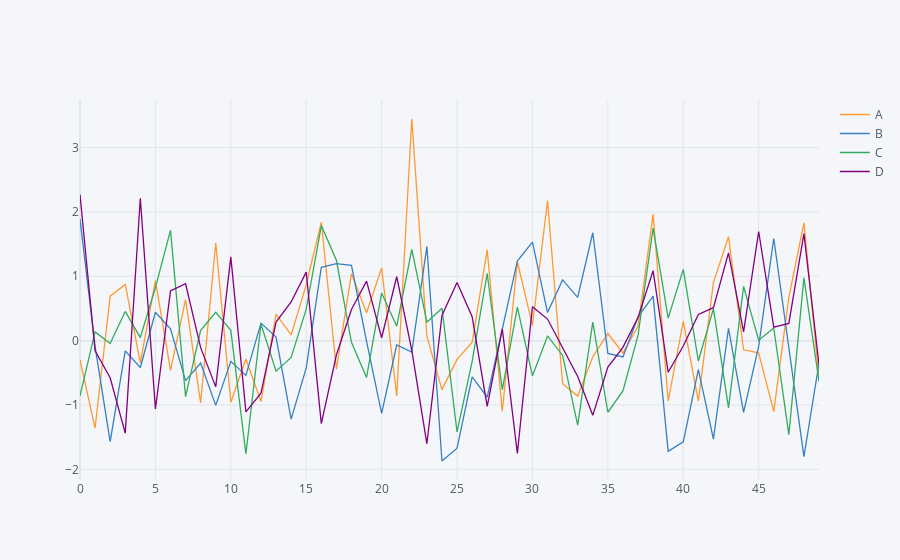

The code cell stored with this chart in its notebook:
### Markdown cell above
## Basics

### Code cell
arr_1=np.random.randn(50,4)
df_1=pd.DataFrame(arr_1, columns=['A','B','C','D'])
df_1.head()
df_1.iplot(kind='scatter')

### Figure 1 — Plotly figure (JSON) as saved in the notebook; plotly's stock layout.template omitted (floating-point values rounded to 4 significant figures)
{"data": [{"line": {"color": "rgba(255, 153, 51, 1.0)", "dash": "solid", "shape": "linear", "width": 1.3}, "mode": "lines", "name": "A", "text": "", "type": "scatter", "x": [0, 1, 2, 3, 4, 5, 6, 7, 8, 9, 10, 11, 12, 13, 14, 15, 16, 17, 18, 19, 20, 21, 22, 23, 24, 25, 26, 27, 28, 29, 30, 31, 32, 33, 34, 35, 36, 37, 38, 39, 40, 41, 42, 43, 44, 45, 46, 47, 48, 49], "y": [-0.3042, -1.358, 0.6918, 0.8736, -0.3454, 0.9323, -0.4607, 0.638, -0.9662, 1.518, -0.9575, -0.2858, -0.946, 0.4117, 0.08838, 0.8708, 1.84, -0.4424, 1.04, 0.4333, 1.128, -0.858, 3.444, 0.07037, -0.7609, -0.2919, -0.02846, 1.411, -1.098, 1.226, 0.2365, 2.171, -0.6705, -0.8613, -0.2511, 0.1113, -0.1919, 0.2219, 1.966, -0.9371, 0.298, -0.9399, 0.903, 1.614, -0.1423, -0.189, -1.102, 0.6728, 1.831, -0.5867]}, {"line": {"color": "rgba(55, 128, 191, 1.0)", "dash": "solid", "shape": "linear", "width": 1.3}, "mode": "lines", "name": "B", "text": "", "type": "scatter", "x": [0, 1, 2, 3, 4, 5, 6, 7, 8, 9, 10, 11, 12, 13, 14, 15, 16, 17, 18, 19, 20, 21, 22, 23, 24, 25, 26, 27, 28, 29, 30, 31, 32, 33, 34, 35, 36, 37, 38, 39, 40, 41, 42, 43, 44, 45, 46, 47, 48, 49], "y": [1.888, -0.09012, -1.569, -0.1595, -0.418, 0.4408, 0.182, -0.6206, -0.3478, -1.005, -0.3222, -0.5404, 0.2724, 0.05613, -1.221, -0.4242, 1.139, 1.197, 1.171, -0.009905, -1.129, -0.06768, -0.1764, 1.464, -1.87, -1.671, -0.5616, -0.8773, 0.1785, 1.237, 1.53, 0.4359, 0.9436, 0.6724, 1.677, -0.1982, -0.2532, 0.3681, 0.6926, -1.72, -1.574, -0.4518, -1.53, 0.1922, -1.116, -0.08802, 1.587, -0.1037, -1.802, -0.352]}, {"line": {"color": "rgba(50, 171, 96, 1.0)", "dash": "solid", "shape": "linear", "width": 1.3}, "mode": "lines", "name": "C", "text": "", "type": "scatter", "x": [0, 1, 2, 3, 4, 5, 6, 7, 8, 9, 10, 11, 12, 13, 14, 15, 16, 17, 18, 19, 20, 21, 22, 23, 24, 25, 26, 27, 28, 29, 30, 31, 32, 33, 34, 35, 36, 37, 38, 39, 40, 41, 42, 43, 44, 45, 46, 47, 48, 49], "y": [-0.859, 0.1354, -0.04443, 0.4542, 0.04803, 0.8251, 1.714, -0.8706, 0.159, 0.441, 0.1595, -1.76, 0.254, -0.4741, -0.2603, 0.4904, 1.787, 1.248, -0.02663, -0.5724, 0.7415, 0.2251, 1.418, 0.287, 0.5033, -1.419, -0.3269, 1.044, -0.7636, 0.5211, -0.5491, 0.07328, -0.2296, -1.312, 0.2889, -1.113, -0.7815, 0.08121, 1.75, 0.3506, 1.107, -0.3159, 0.4972, -1.044, 0.8422, 0.006861, 0.1969, -1.46, 0.9749, -0.6335]}, {"line": {"color": "rgba(128, 0, 128, 1.0)", "dash": "solid", "shape": "linear", "width": 1.3}, "mode": "lines", "name": "D", "text": "", "type": "scatter", "x": [0, 1, 2, 3, 4, 5, 6, 7, 8, 9, 10, 11, 12, 13, 14, 15, 16, 17, 18, 19, 20, 21, 22, 23, 24, 25, 26, 27, 28, 29, 30, 31, 32, 33, 34, 35, 36, 37, 38, 39, 40, 41, 42, 43, 44, 45, 46, 47, 48, 49], "y": [2.269, -0.1576, -0.5765, -1.438, 2.214, -1.062, 0.7724, 0.884, -0.109, -0.7185, 1.301, -1.107, -0.8154, 0.2894, 0.6012, 1.065, -1.29, -0.2232, 0.4838, 0.9248, 0.04487, 0.9932, -0.1529, -1.603, 0.3921, 0.904, 0.3729, -1.02, 0.1843, -1.751, 0.5276, 0.3352, -0.11, -0.5568, -1.161, -0.4116, -0.1046, 0.3577, 1.087, -0.4911, -0.08341, 0.4059, 0.5123, 1.364, 0.1365, 1.696, 0.2091, 0.2686, 1.662, -0.3752]}], "layout": {"autosize": true, "legend": {"bgcolor": "#F5F6F9", "font": {"color": "#4D5663"}}, "paper_bgcolor": "#F5F6F9", "plot_bgcolor": "#F5F6F9", "title": {"font": {"color": "#4D5663"}}, "xaxis": {"autorange": true, "gridcolor": "#E1E5ED", "range": [0, 49], "showgrid": true, "tickfont": {"color": "#4D5663"}, "title": {"font": {"color": "#4D5663"}, "text": ""}, "type": "linear", "zerolinecolor": "#E1E5ED"}, "yaxis": {"autorange": true, "gridcolor": "#E1E5ED", "range": [-2.166, 3.74], "showgrid": true, "tickfont": {"color": "#4D5663"}, "title": {"font": {"color": "#4D5663"}, "text": ""}, "type": "linear", "zerolinecolor": "#E1E5ED"}}}
